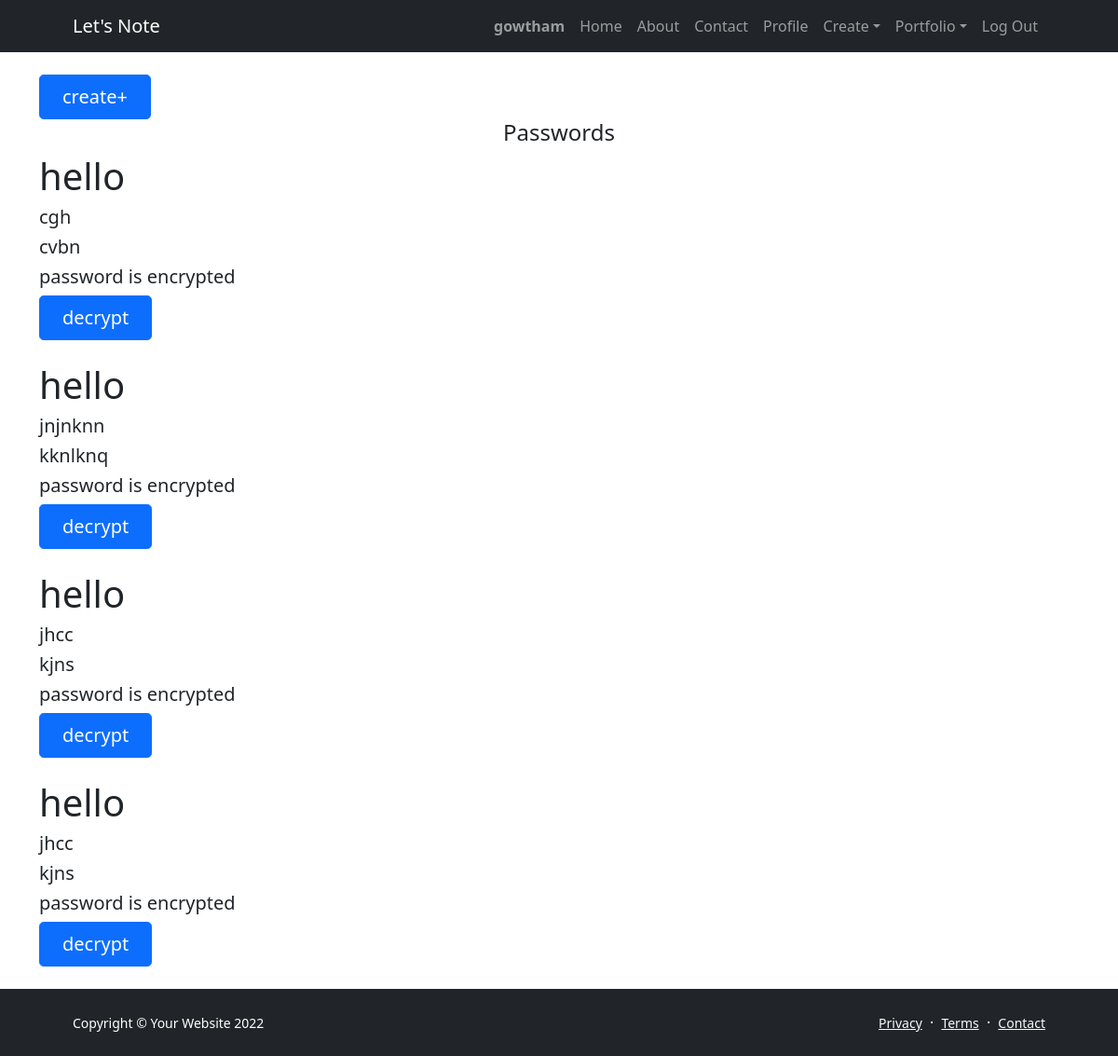
Screenshot of /retrieve (signed in) with the database file from the repository.
### mynotes/models.py (models this page shows, shortened)
class User(AbstractUser):
    pass

class Passwords(models.Model):
    Website=models.CharField(max_length=1000)
    Username= models.CharField(max_length=64)
    Password = EncryptedTextField()
    Key= models.CharField(max_length=512)
    Owner= models.ForeignKey(User,on_delete=models.CASCADE,null=True)

### mynotes/views.py (the view)
# urls.py: path("retrieve", views.retrieve, name="retrieve"),
@login_required(login_url='/login')
def retrieve(request):
    current=request.user
    try:
        return render(request, "mynotes/passwords.html",{
            "p":Passwords.objects.filter(Owner=current).all(),
        })
    except Notes.DoesNotExist:
        return HttpResponse("No saved files in your Passwords!!!")

### mynotes/templates/mynotes/passwords.html (shortened to what this page needs)
{% extends "mynotes/layout.html" %}
{% load static %}
{% block body %}
            <a  class="btn btn-primary btn-lg px-4 me-sm-3"  href="{% url 'create_pwd' %}">create+</a>
            <h4 style="text-align:center;">Passwords</h4>
        {% for a in p %}
        <h1>hello</h1>
        <div >
           <h5> {{a.Website}}</h5>
           <h5> {{a.Username}}</h5>
           <h5> password is encrypted</h5>
           <a  class="btn btn-primary btn-lg px-4 me-sm-3"  href="{% url 'decrypter' a.id %}">decrypt</a>
       </div>&nbsp;
       {% endfor %}
{% endblock %}

### mynotes/templates/mynotes/layout.html (shortened to what this page needs)
{% load static %}
<!DOCTYPE html>
<html lang="en">
    <head>
        <link href="https://cdn.jsdelivr.net/npm/bootstrap-icons@1.5.0/font/bootstrap-icons.css" rel="stylesheet" />
        <link href="{% static 'mynotes\assets\styles.css' %}" rel="stylesheet" />
    </head>
    <body class="d-flex flex-column h-100">
        <main class="flex-shrink-0">
            <nav class="navbar navbar-expand-lg navbar-dark bg-dark">
                <div class="container px-5">
                    <a class="navbar-brand" href="{% url 'homepage' %}">Let's Note</a>
                    <div class="collapse navbar-collapse" id="navbarSupportedContent">
                        <ul class="navbar-nav ms-auto mb-2 mb-lg-0">
                            {% if user.is_authenticated %}
                            <li class="nav-item"><a class="nav-link" href="{%url "homepage" %}"><strong>{{ user.username }}</strong></a></li>
                            <li class="nav-item"><a class="nav-link" href="{% url 'homepage' %}">Home</a></li>
                            {% endif %}
                            <li class="nav-item"><a class="nav-link" href="{% url 'about' %}">About</a></li>
                            <li class="nav-item"><a class="nav-link" href="{% url 'contact' %}">Contact</a></li>
                            {% if user.is_authenticated %}
                            <li class="nav-item"><a class="nav-link" href="{%url 'homepage' %}" >Profile</a></li>
                            {% endif%}
                            <li class="nav-item dropdown">
                                <a class="nav-link dropdown-toggle" id="navbarDropdownBlog" href="#" role="button" data-bs-toggle="dropdown" aria-expanded="false">Create</a>
                            </li>
                            <li class="nav-item dropdown">
                                <a class="nav-link dropdown-toggle" id="navbarDropdownPortfolio" href="#" role="button" data-bs-toggle="dropdown" aria-expanded="false">Portfolio</a>
                            </li>
                            {% if user.is_authenticated %}
                             <li><a class="nav-link scrollto" href="{% url 'logout' %}">Log Out</a></li>
                            {% endif %}
                        </ul>
                    </div>
                </div>
            </nav>
            <section class="inner-page pt-4">
                <div class="container">
                  {% block body%}
                  {% endblock %}
                </div>
              </section>
        </main>
        <footer class="bg-dark py-4 mt-auto">
            <div class="container px-5">
                <div class="row align-items-center justify-content-between flex-column flex-sm-row">
                    <div class="col-auto"><div class="small m-0 text-white">Copyright &copy; Your Website 2022</div></div>
                    <div class="col-auto">
                        <a class="link-light small" href="#!">Privacy</a>
                        <span class="text-white mx-1">&middot;</span>
                        <a class="link-light small" href="#!">Terms</a>
                        <span class="text-white mx-1">&middot;</span>
                        <a class="link-light small" href="#!">Contact</a>
                    </div>
                </div>
            </div>
        </footer>
    </body>
</html>

### rows the page displays
User: username "gowtham"
Passwords: Website "cgh", Username "cvbn"
Passwords: Website "jnjnknn", Username "kknlknq"
Passwords: Website "jhcc", Username "kjns"
Passwords: Website "jhcc", Username "kjns"
